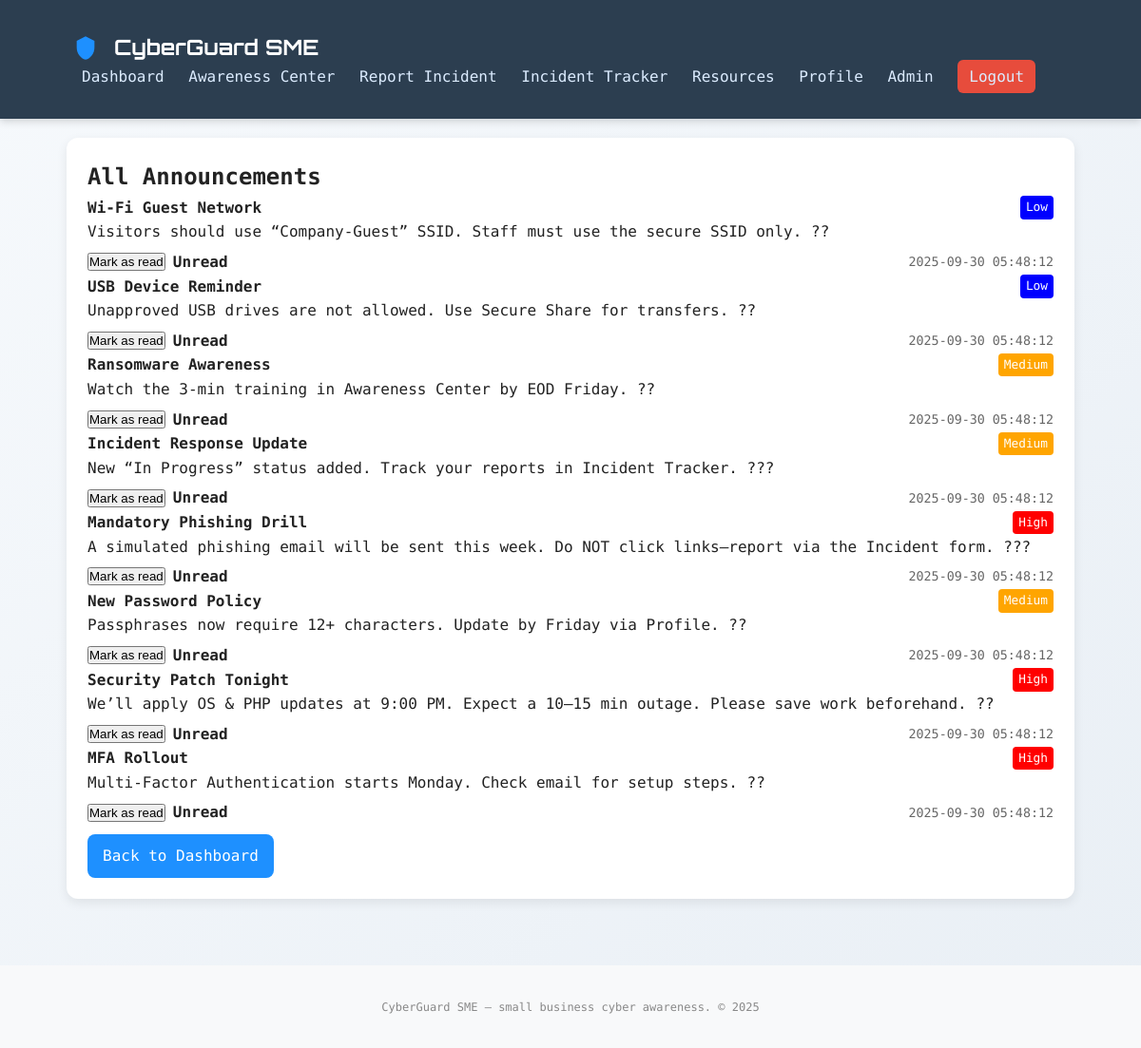
Screenshot of /announcements.php (signed in) with the database file from the repository.
### tables this page shows
CREATE TABLE `announcements` (
  `id` int(11) NOT NULL,
  `title` varchar(255) NOT NULL,
  `content` text NOT NULL,
  `importance` enum('low','medium','high') DEFAULT 'low',
  `created_at` timestamp NULL DEFAULT current_timestamp()
);

### inc/functions.php (called while the page is built, shortened)
<?php
function sanitize($s) {
    return htmlspecialchars($s, ENT_QUOTES, 'UTF-8');
}

### announcements.php (the view, shortened to what this page needs)
<?php
require_once 'inc/functions.php';
$sql = "SELECT a.id, a.title, a.content, a.importance, a.created_at,
        (SELECT COUNT(*) FROM announcement_reads r WHERE r.announcement_id=a.id AND r.user_id=?) AS is_read
        FROM announcements a
        ORDER BY a.created_at DESC";
$stmt = $mysqli->prepare($sql);
$stmt->bind_param('i', $_SESSION['user_id']);
$stmt->execute();
$anns = $stmt->get_result();
include 'inc/header.php';
?>
<section class="card">
  <h2>All Announcements</h2>
  <?php if ($anns->num_rows > 0): ?>
    <?php while($a=$anns->fetch_assoc()):
      $isRead = $a['is_read'] > 0;
      $badgeColor = $a['importance'] === 'high' ? 'red' : ($a['importance'] === 'medium' ? 'orange' : 'blue');
    ?>
      <div class="announcement <?= $isRead ? 'read' : 'unread' ?>" data-id="<?= $a['id'] ?>">
        <div class="announcement-header" style="display:flex;align-items:center;gap:10px;justify-content:space-between;">
          <strong><?= sanitize($a['title']) ?></strong>
          <span class="badge" style="background:<?= $badgeColor ?>;color:white;padding:2px 6px;border-radius:4px;font-size:0.8em;">
            <?= ucfirst($a['importance']) ?>
          </span>
        </div>
        <p class="body-text"><?= nl2br(sanitize($a['content'])) ?></p>
        <div class="actions" style="display:flex;gap:8px;align-items:center;margin-top:6px;">
          <button type="button" class="mark-read-btn btn-small" <?= $isRead ? 'disabled' : '' ?>>
            <?= $isRead ? 'Read' : 'Mark as read' ?>
          </button>
          <span class="read-status" style="font-weight:bold;"><?= $isRead ? 'Read' : 'Unread' ?></span>
          <small style="margin-left:auto;color:#666;"><?= $a['created_at'] ?></small>
        </div>
      </div>
    <?php endwhile; ?>
  <?php else: ?>
    <p class="muted">No announcements yet.</p>
  <?php endif; ?>
  <div style="margin-top:10px;">
    <a class="btn" href="dashboard.php">Back to Dashboard</a>
  </div>
</section>
<?php include 'inc/footer.php'; ?>

### assets/css/style.css (style rules this page uses)
:root { --primary: #1E90FF; --secondary: #2C3E50; --bg: linear-gradient(135deg, #f6f9fc, #e9eff5); --card: #ffffff; --muted: #888; }
* { box-sizing: border-box; margin: 0; padding: 0; }
body { font-family: 'Source Code Pro', monospace; background: var(--bg); color: #222; line-height: 1.6; }
.card { background: var(--card); padding: 22px; border-radius: 12px; box-shadow: 0 4px 12px rgba(0,0,0,0.08); margin-bottom: 20px; animation: fadeIn 0.6s ease-in-out; }
.btn { display: inline-block; background: var(--primary); color: #fff; padding: 10px 16px; border-radius: 8px; text-decoration: none; transition: background 0.3s ease, transform 0.2s ease; }

### rows the page displays
announcements: title "Wi-Fi Guest Network", importance "Low", content "Visitors should use “Company-Guest” SSID. Staff must use the secure SSID only. ??", created_at "2025-09-30 05:48:12"
announcements: title "USB Device Reminder", importance "Low", content "Unapproved USB drives are not allowed. Use Secure Share for transfers. ??", created_at "2025-09-30 05:48:12"
announcements: title "Ransomware Awareness", importance "Medium", content "Watch the 3-min training in Awareness Center by EOD Friday. ??", created_at "2025-09-30 05:48:12"
announcements: title "Incident Response Update", importance "Medium", content "New “In Progress” status added. Track your reports in Incident Tracker. ???", created_at "2025-09-30 05:48:12"
announcements: title "Mandatory Phishing Drill", importance "High", content "A simulated phishing email will be sent this week. Do NOT click links—report via the Incident form. ???", created_at "2025-09-30 05:48:12"
announcements: title "New Password Policy", importance "Medium", content "Passphrases now require 12+ characters. Update by Friday via Profile. ??", created_at "2025-09-30 05:48:12"
announcements: title "Security Patch Tonight", importance "High", content "We’ll apply OS & PHP updates at 9:00 PM. Expect a 10–15 min outage. Please save work beforehand. ??", created_at "2025-09-30 05:48:12"
announcements: title "MFA Rollout", importance "High", content "Multi-Factor Authentication starts Monday. Check email for setup steps. ??", created_at "2025-09-30 05:48:12"
